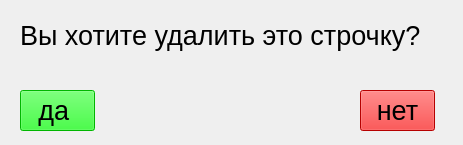
<?xml version="1.0" encoding="UTF-8"?>
<ui version="4.0">
 <class>Delete</class>
 <widget class="QWidget" name="Delete">
  <property name="geometry">
   <rect>
    <x>0</x>
    <y>0</y>
    <width>463</width>
    <height>145</height>
   </rect>
  </property>
  <property name="windowTitle">
   <string>удаление строки</string>
  </property>
  <widget class="QLabel" name="label">
   <property name="geometry">
    <rect>
     <x>100</x>
     <y>10</y>
     <width>47</width>
     <height>13</height>
    </rect>
   </property>
   <property name="text">
    <string/>
   </property>
  </widget>
  <widget class="QLabel" name="label_2">
   <property name="geometry">
    <rect>
     <x>20</x>
     <y>20</y>
     <width>420</width>
     <height>31</height>
    </rect>
   </property>
   <property name="font">
    <font>
     <pointsize>20</pointsize>
    </font>
   </property>
   <property name="text">
    <string>Вы хотите удалить это строчку?</string>
   </property>
  </widget>
  <widget class="QPushButton" name="pushButton_yes_pay">
   <property name="geometry">
    <rect>
     <x>20</x>
     <y>90</y>
     <width>75</width>
     <height>41</height>
    </rect>
   </property>
   <property name="font">
    <font>
     <pointsize>20</pointsize>
    </font>
   </property>
   <property name="styleSheet">
    <string notr="true">background-color: rgb(0, 255, 0);</string>
   </property>
   <property name="text">
    <string>да </string>
   </property>
  </widget>
  <widget class="QPushButton" name="pushButton_no_pay">
   <property name="geometry">
    <rect>
     <x>360</x>
     <y>90</y>
     <width>75</width>
     <height>41</height>
    </rect>
   </property>
   <property name="font">
    <font>
     <pointsize>20</pointsize>
    </font>
   </property>
   <property name="styleSheet">
    <string notr="true">background-color: rgb(255, 0, 0);</string>
   </property>
   <property name="text">
    <string>нет</string>
   </property>
  </widget>
 </widget>
 <resources/>
 <connections/>
</ui>
